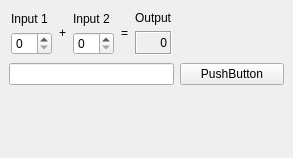
<?xml version="1.0" encoding="UTF-8"?>
<ui version="4.0">
 <class>CalculatorForm</class>
 <widget class="QWidget" name="CalculatorForm">
  <property name="geometry">
   <rect>
    <x>0</x>
    <y>0</y>
    <width>293</width>
    <height>158</height>
   </rect>
  </property>
  <property name="sizePolicy">
   <sizepolicy hsizetype="Preferred" vsizetype="Preferred">
    <horstretch>0</horstretch>
    <verstretch>0</verstretch>
   </sizepolicy>
  </property>
  <property name="windowTitle">
   <string>Calculator Builder</string>
  </property>
  <layout class="QGridLayout">
   <property name="margin" stdset="0">
    <number>9</number>
   </property>
   <property name="spacing">
    <number>6</number>
   </property>
   <item row="0" column="1">
    <spacer name="horizontalSpacer">
     <property name="orientation">
      <enum>Qt::Horizontal</enum>
     </property>
     <property name="sizeHint" stdset="0">
      <size>
       <width>40</width>
       <height>20</height>
      </size>
     </property>
    </spacer>
   </item>
   <item row="2" column="0">
    <spacer name="verticalSpacer">
     <property name="orientation">
      <enum>Qt::Vertical</enum>
     </property>
     <property name="sizeHint" stdset="0">
      <size>
       <width>20</width>
       <height>40</height>
      </size>
     </property>
    </spacer>
   </item>
   <item row="0" column="0">
    <layout class="QHBoxLayout">
     <property name="spacing">
      <number>6</number>
     </property>
     <property name="margin" stdset="0">
      <number>1</number>
     </property>
     <item>
      <layout class="QVBoxLayout">
       <property name="spacing">
        <number>6</number>
       </property>
       <property name="margin" stdset="0">
        <number>1</number>
       </property>
       <item>
        <widget class="QLabel" name="label">
         <property name="text">
          <string>Input 1</string>
         </property>
        </widget>
       </item>
       <item>
        <widget class="QSpinBox" name="inputSpinBox1">
         <property name="mouseTracking">
          <bool>true</bool>
         </property>
        </widget>
       </item>
      </layout>
     </item>
     <item>
      <widget class="QLabel" name="label_3">
       <property name="text">
        <string>+</string>
       </property>
       <property name="alignment">
        <set>Qt::AlignCenter</set>
       </property>
      </widget>
     </item>
     <item>
      <layout class="QVBoxLayout">
       <property name="spacing">
        <number>6</number>
       </property>
       <property name="margin" stdset="0">
        <number>1</number>
       </property>
       <item>
        <widget class="QLabel" name="label_2">
         <property name="text">
          <string>Input 2</string>
         </property>
        </widget>
       </item>
       <item>
        <widget class="QSpinBox" name="inputSpinBox2">
         <property name="mouseTracking">
          <bool>true</bool>
         </property>
        </widget>
       </item>
      </layout>
     </item>
     <item>
      <widget class="QLabel" name="label_3_2">
       <property name="text">
        <string>=</string>
       </property>
       <property name="alignment">
        <set>Qt::AlignCenter</set>
       </property>
      </widget>
     </item>
     <item>
      <layout class="QVBoxLayout">
       <property name="spacing">
        <number>6</number>
       </property>
       <property name="margin" stdset="0">
        <number>1</number>
       </property>
       <item>
        <widget class="QLabel" name="label_2_2_2">
         <property name="text">
          <string>Output</string>
         </property>
        </widget>
       </item>
       <item>
        <widget class="QLabel" name="outputWidget">
         <property name="frameShape">
          <enum>QFrame::Box</enum>
         </property>
         <property name="frameShadow">
          <enum>QFrame::Sunken</enum>
         </property>
         <property name="text">
          <string>0</string>
         </property>
         <property name="alignment">
          <set>Qt::AlignAbsolute|Qt::AlignBaseline|Qt::AlignBottom|Qt::AlignCenter|Qt::AlignHCenter|Qt::AlignHorizontal_Mask|Qt::AlignJustify|Qt::AlignLeading|Qt::AlignLeft|Qt::AlignRight|Qt::AlignTop|Qt::AlignTrailing|Qt::AlignVCenter|Qt::AlignVertical_Mask</set>
         </property>
        </widget>
       </item>
      </layout>
     </item>
    </layout>
   </item>
   <item row="1" column="0">
    <widget class="QLineEdit" name="inputResistor"/>
   </item>
   <item row="1" column="1">
    <widget class="QPushButton" name="btn_enter">
     <property name="text">
      <string>PushButton</string>
     </property>
    </widget>
   </item>
  </layout>
 </widget>
 <resources/>
 <connections/>
</ui>
